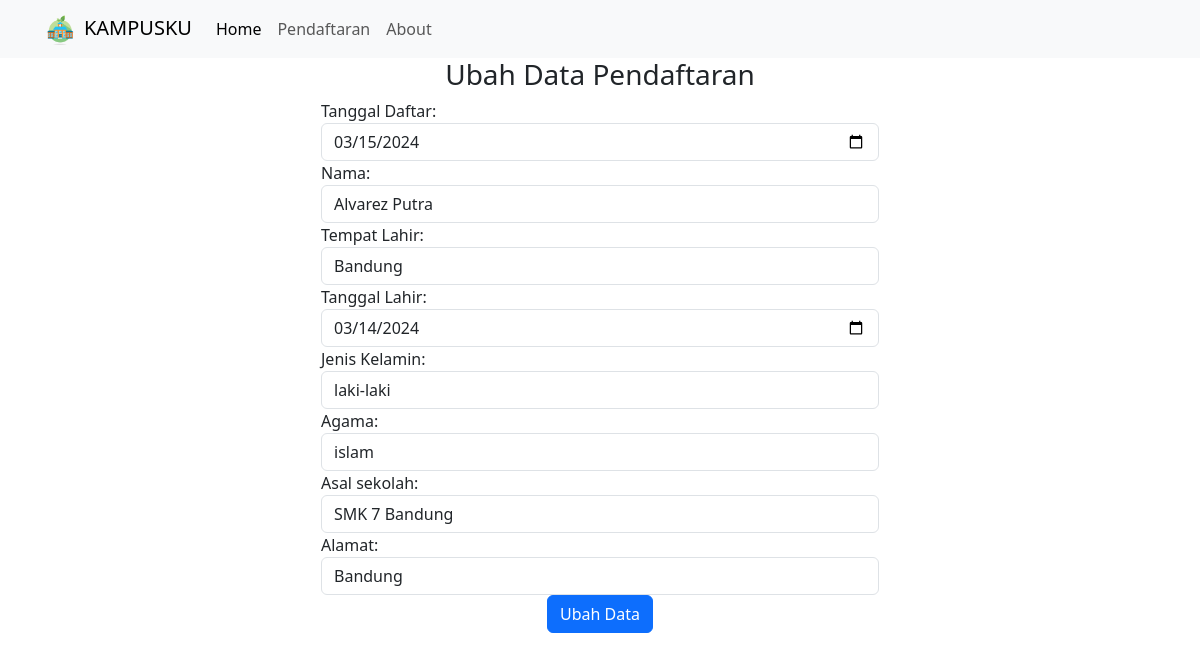
Screenshot of /public/Pendaftaran/fromubah/11 with the database file from the repository.
### tables this page shows
CREATE TABLE `pendaftaran` (
  `no_pendaftaran` int(10) NOT NULL,
  `tanggal_daftar` date NOT NULL,
  `nama` varchar(40) NOT NULL,
  `tempat_lahir` varchar(20) NOT NULL,
  `tanggal_lahir` date NOT NULL,
  `jenis_kelamin` varchar(20) NOT NULL,
  `agama` varchar(20) NOT NULL,
  `asal_sekolah` varchar(30) NOT NULL,
  `alamat` varchar(30) NOT NULL
);

### app/core/Controller.php (called while the page is built, shortened)
<?php
class Controller{
    public function view($view, $data = [])
    {
        require_once '../app/views/' . $view . '.php';
    }
    public function model($model)
    {
        return new $model;
    }
}

### app/controllers/Pendaftaran.php (called while the page is built, shortened)
<?php
class pendaftaran extends Controller {
public function fromubah($no_pendaftaran)
    {
        $data['judul'] = 'Ubah Data Pendaftaran';
        $data['ubahdata'] = $this->model('Pendaftaran_model')->ubah($no_pendaftaran);
        $this->view('pendaftaran/ubah_data', $data);
    }
}

### app/core/App.php (called while the page is built, shortened)
<?php
class App{
    protected $method = 'index';
    protected $params = [];
    public function __construct()
    {
        $url = $this->parseURL();
        if (isset($url[0]) && file_exists('../app/controllers/' . $url[0] . '.php')) {
            unset($url[0]);
        }
        $this->controller = new $this->controller;
        if (isset($url[1])) {
            if (method_exists($this->controller, $url[1])) {
                $this->method = $url[1];
                unset($url[1]);
            }
        }
        if (!empty($url)) {
            $this->params = array_values($url);
        }
        call_user_func_array([$this->controller, $this->method], $this->params);
    }
    public function parseURL()
    {
        if(isset($_GET['url'])){
            $url = rtrim($_GET['url'], '/');
            $url = filter_var($url, FILTER_SANITIZE_URL);
            $url = explode('/', $url);
            return $url;
        }
    }
}

### public/index.php (called while the page is built, shortened)
<?php
$app = new App;

### app/core/Database.php (called while the page is built, shortened)
<?php
class Database
{
    private $host = DB_HOST;
    private $user = DB_USER;
    private $pass = DB_PASS;
    private $db_name = DB_NAME;
    private $dbh;
    private $stmt;
    public function __construct()
    {
        $dsn = 'mysql:host=' . $this->host . ';dbname=' . $this->db_name;
        $option = [
            PDO::ATTR_PERSISTENT => true,
            PDO::ATTR_ERRMODE => PDO::ERRMODE_EXCEPTION
        ];
        try {
            $this->dbh = new PDO($dsn, $this->user, $this->pass, $option);
        } catch (PDOException $e) {
            die($e->getMessage());
        }
    }
    public function query($query)
    {
        $this->stmt = $this->dbh->prepare($query);
    }
    public function bind($param, $value, $type = null)
    {
        if (is_null($type)) {
            switch (true) {
                default:
                    $type = PDO::PARAM_STR;
            }
        }
        $this->stmt->bindValue($param, $value, $type);
    }
    public function execute()
    {
        $this->stmt->execute();
    }
    public function resultAll()
    {
        $this->execute();
        return $this->stmt->fetchAll(PDO::FETCH_ASSOC);
    }
}

### app/models/Pendaftaran_model.php (called while the page is built, shortened)
<?php
class Pendaftaran_model {
    private $db ;
    public function __construct()
    {
        $this->db = new Database;
    }
public function ubah($no_pendaftaran)
{
    $this->db->query("SELECT * FROM pendaftaran WHERE no_pendaftaran =:no_pendaftaran");
    $this->db->bind('no_pendaftaran', $no_pendaftaran);
    return $this->db->resultAll();
}
}

### app/views/pendaftaran/ubah_data.php (the view, shortened to what this page needs)
<div class ="container">
<form action="<?=BASEURL?>/Pendaftaran/prosesubah" method="POST" class="mx-auto" style="width: 50%; margin-left: 2cm;">
    <h3 class="text-center">Ubah Data Pendaftaran</h3>
    <?php foreach ($data['ubahdata'] as $ubah): ?>
        <div class="form-group">
            <label for="tanggal_daftar">Tanggal Daftar:</label>
            <input type="date" class="form-control" value="<?= $ubah['tanggal_daftar']?>" name="tanggal_daftar">
        </div>
        <div class="form-group">
            <label for="nama">Nama:</label>
            <input type="text" class="form-control" value="<?= $ubah['nama']?>" name="nama">
        </div>
        <div class="form-group">
            <label for="tempat_lahir">Tempat Lahir:</label>
            <input type="text" class="form-control" value="<?= $ubah['tempat_lahir']?>" name="tempat_lahir">
        </div>
        <div class="form-group">
            <label for="tanggal_lahir">Tanggal Lahir:</label>
            <input type="date" class="form-control" value="<?= $ubah['tanggal_lahir']?>" name="tanggal_lahir">
        </div>
        <div class="form-group">
            <label>Jenis Kelamin:</label>
            <select class="form-control" name="jenis_kelamin">
                <option value="<?= $ubah['jenis_kelamin']?>"><?= $ubah['jenis_kelamin']?></option>
            </select>
        </div>
        <div class="form-group">
            <label for="agama">Agama:</label>
            <input type="text" class="form-control" value="<?= $ubah['agama']?>" name="agama">
        </div>
        <div class="form-group">
            <label for="asal_sekolah">Asal sekolah:</label>
            <input type="text" class="form-control" value="<?= $ubah['asal_sekolah']?>" name="asal_sekolah">
        </div>
        <div class="form-group">
            <label for="alamat">Alamat:</label>
            <input type="text" class="form-control" value="<?= $ubah['alamat']?>" name="alamat">
        </div>
    <?php endforeach; ?>
    <button type="submit" class="btn btn-primary mx-auto d-block">Ubah Data</button>
</form>

### rows the page displays
pendaftaran: tanggal_daftar "03/15/2024", nama "Alvarez Putra", tempat_lahir "Bandung", tanggal_lahir "03/14/2024", jenis_kelamin "laki-laki", agama "islam", asal_sekolah "SMK 7 Bandung", alamat "Bandung"
